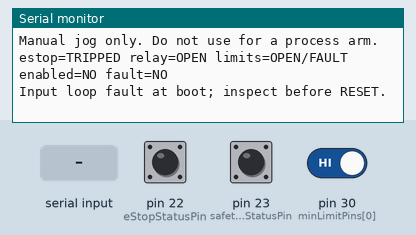
Simulated run of this sketch. Board: Arduino Mega 2560, built with avr-gcc and run on an emulated ATmega2560. Shown: the last lines printed to the serial monitor. The inputs (shaded band) are chosen by the test bench; at power-on: pin 22 (eStopStatusPin) HIGH, pin 23 (safetyRelayStatusPin) HIGH, pin 30 (minLimitPins[0]) HIGH.

Above: at 1.2 s.
1.3 s: "STATUS\n" received over Serial
At 2.2 s:
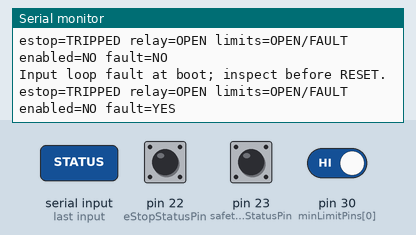
2.8 s: "DISABLE\n" received over Serial
At 3.3 s:
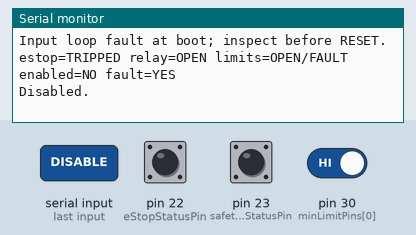
4.3 s: "RESET\n" received over Serial
At 5.5 s:
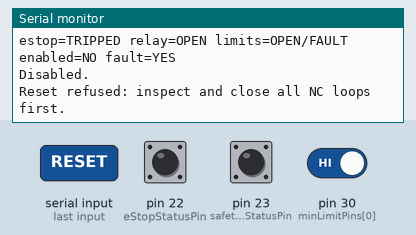
5.8 s: "ENABLE\n" received over Serial
At 6.8 s:
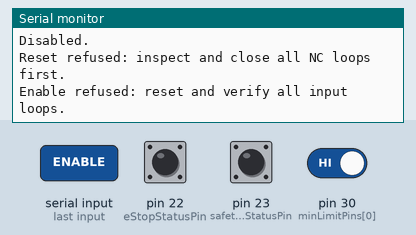
7.3 s: "CENTER\n" received over Serial
At 7.9 s:
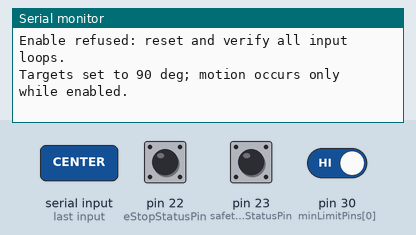
8.8 s: "J \n" received over Serial
At 9.4 s:
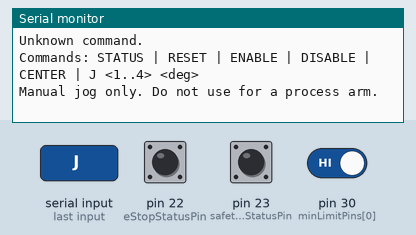

Measured:
- after the input at 1.3 s, the serial monitor: prints a new line at once (image 1)
- after the input at 2.8 s, the serial monitor: prints a new line at once (image 2)
- after the input at 4.3 s, the serial monitor: prints a new line at once (image 3)
- after the input at 5.8 s, the serial monitor: prints a new line at once (image 4)
- after the input at 7.3 s, the serial monitor: prints a new line at once (image 5)
- after the input at 8.8 s, the serial monitor: prints a new line at once (image 6)

The sketch:

STAGE2_ARM_BENCH_DEMO.ino
```cpp
/*
  AGASTYA Stage 2 low-load bench demonstration scaffold.

  This sketch is not a machine controller and is not intended for the 2 m
  Stage 2 concept or PV-panel disassembly. It has no safety rating, encoder
  feedback, collision sensing, force control, validated joint limits, or
  automatic trajectory. Do not attach servos until a supervisor has reviewed
  the wiring and each axis is mechanically supported and unloaded.

  The external E-stop must interrupt the separately fused servo-power rail
  through a suitably rated device. The Arduino input below reports contact
  state only. Removing servo power can let a gravity-loaded axis fall.
*/

#include <Servo.h>
#include <stdio.h>

static const uint8_t AXIS_COUNT = 4;
static const uint8_t servoPins[AXIS_COUNT] = {2, 3, 4, 5};
static const uint8_t minLimitPins[AXIS_COUNT] = {30, 32, 34, 36};
static const uint8_t maxLimitPins[AXIS_COUNT] = {31, 33, 35, 37};
static const uint8_t eStopStatusPin = 22;       // NC contact to GND; HIGH = open/tripped
static const uint8_t safetyRelayStatusPin = 23; // optional isolated status contact

// Placeholder software ranges only. Replace after checking the mechanism and
// the selected servo's permitted travel. These are not hard stops or safety limits.
static const int softMin[AXIS_COUNT] = {20, 25, 25, 25};
static const int softMax[AXIS_COUNT] = {160, 145, 155, 155};

Servo joints[AXIS_COUNT];
int currentDeg[AXIS_COUNT] = {90, 90, 90, 90};
int targetDeg[AXIS_COUNT] = {90, 90, 90, 90};
bool enabled = false;
bool faulted = false;
unsigned long lastStepMs = 0;
String inputLine;

bool eStopHealthy() {
  return digitalRead(eStopStatusPin) == LOW;
}

bool relayHealthy() {
  return digitalRead(safetyRelayStatusPin) == LOW;
}

bool anyLimitOpen() {
  for (uint8_t i = 0; i < AXIS_COUNT; ++i) {
    if (digitalRead(minLimitPins[i]) == HIGH || digitalRead(maxLimitPins[i]) == HIGH) {
      return true; // NC loop open, activated, or broken wire: fail closed in software.
    }
  }
  return false;
}

void detachAll() {
  for (uint8_t i = 0; i < AXIS_COUNT; ++i) {
    if (joints[i].attached()) joints[i].detach();
  }
  enabled = false;
}

void stopForFault(const __FlashStringHelper *reason) {
  detachAll();
  faulted = true;
  Serial.print(F("FAULT: "));
  Serial.println(reason);
  Serial.println(F("Servo power must be interrupted by the external hardware E-stop."));
}

void printHelp() {
  Serial.println(F("Commands: STATUS | RESET | ENABLE | DISABLE | CENTER | J <1..4> <deg>"));
  Serial.println(F("Manual jog only. Do not use for a process arm."));
}

void printStatus() {
  Serial.print(F("estop=")); Serial.print(eStopHealthy() ? F("OK") : F("TRIPPED"));
  Serial.print(F(" relay=")); Serial.print(relayHealthy() ? F("OK") : F("OPEN"));
  Serial.print(F(" limits=")); Serial.print(anyLimitOpen() ? F("OPEN/FAULT") : F("OK"));
  Serial.print(F(" enabled=")); Serial.print(enabled ? F("YES") : F("NO"));
  Serial.print(F(" fault=")); Serial.println(faulted ? F("YES") : F("NO"));
}

void attachAtStoredTargets() {
  // Servo.attach() may cause motion to the stored target. The arm must be
  // unloaded, caught, manually positioned, and guarded before ENABLE.
  for (uint8_t i = 0; i < AXIS_COUNT; ++i) {
    joints[i].attach(servoPins[i]);
    joints[i].write(currentDeg[i]);
  }
  enabled = true;
}

void handleLine(String line) {
  line.trim();
  if (!line.length()) return;

  if (line.equalsIgnoreCase("STATUS")) { printStatus(); return; }
  if (line.equalsIgnoreCase("HELP")) { printHelp(); return; }
  if (line.equalsIgnoreCase("DISABLE")) { detachAll(); Serial.println(F("Disabled.")); return; }

  if (line.equalsIgnoreCase("RESET")) {
    if (!eStopHealthy() || !relayHealthy() || anyLimitOpen()) {
      Serial.println(F("Reset refused: inspect and close all NC loops first."));
      return;
    }
    faulted = false;
    detachAll();
    Serial.println(F("Software fault reset; servo outputs remain detached."));
    return;
  }

  if (line.equalsIgnoreCase("ENABLE")) {
    if (faulted || !eStopHealthy() || !relayHealthy() || anyLimitOpen()) {
      Serial.println(F("Enable refused: reset and verify all input loops."));
      return;
    }
    attachAtStoredTargets();
    Serial.println(F("Enabled at stored open-loop targets. Check the arm continuously."));
    return;
  }

  if (line.equalsIgnoreCase("CENTER")) {
    for (uint8_t i = 0; i < AXIS_COUNT; ++i) targetDeg[i] = 90;
    Serial.println(F("Targets set to 90 deg; motion occurs only while enabled."));
    return;
  }

  if (line.startsWith("J ") || line.startsWith("j ")) {
    int axis = -1;
    int angle = -1;
    char command[32];
    line.toCharArray(command, sizeof(command));
    if (sscanf(command, "J %d %d", &axis, &angle) != 2 || axis < 1 || axis > AXIS_COUNT) {
      Serial.println(F("Use J <axis 1..4> <angle deg>."));
      return;
    }
    const uint8_t i = (uint8_t)(axis - 1);
    if (angle < softMin[i] || angle > softMax[i]) {
      Serial.println(F("Target rejected by placeholder software range."));
      return;
    }
    targetDeg[i] = angle;
    Serial.println(F("Target accepted; no feedback confirms actual joint position."));
    return;
  }

  Serial.println(F("Unknown command."));
  printHelp();
}

void serviceSerial() {
  while (Serial.available()) {
    const char ch = (char)Serial.read();
    if (ch == '\n' || ch == '\r') {
      if (inputLine.length()) {
        handleLine(inputLine);
        inputLine = "";
      }
    } else if (inputLine.length() < 50) {
      inputLine += ch;
    } else {
      inputLine = "";
      Serial.println(F("Input line too long; discarded."));
    }
  }
}

void serviceMotion() {
  if (!enabled || millis() - lastStepMs < 35) return;
  lastStepMs = millis();
  for (uint8_t i = 0; i < AXIS_COUNT; ++i) {
    if (currentDeg[i] < targetDeg[i]) ++currentDeg[i];
    else if (currentDeg[i] > targetDeg[i]) --currentDeg[i];
    joints[i].write(currentDeg[i]);
  }
}

void setup() {
  pinMode(eStopStatusPin, INPUT_PULLUP);
  pinMode(safetyRelayStatusPin, INPUT_PULLUP);
  for (uint8_t i = 0; i < AXIS_COUNT; ++i) {
    pinMode(minLimitPins[i], INPUT_PULLUP);
    pinMode(maxLimitPins[i], INPUT_PULLUP);
  }
  Serial.begin(115200);
  detachAll();
  Serial.println(F("AGASTYA low-load Stage 2 bench scaffold; outputs start detached."));
  printHelp();
  printStatus();
  if (!eStopHealthy() || !relayHealthy() || anyLimitOpen()) {
    faulted = true;
    Serial.println(F("Input loop fault at boot; inspect before RESET."));
  }
}

void loop() {
  serviceSerial();
  if (!faulted) {
    if (!eStopHealthy()) stopForFault(F("E-stop status open"));
    else if (!relayHealthy()) stopForFault(F("safety relay status open"));
    else if (anyLimitOpen()) stopForFault(F("limit loop open or wire fault"));
  }
  serviceMotion();
}
```
